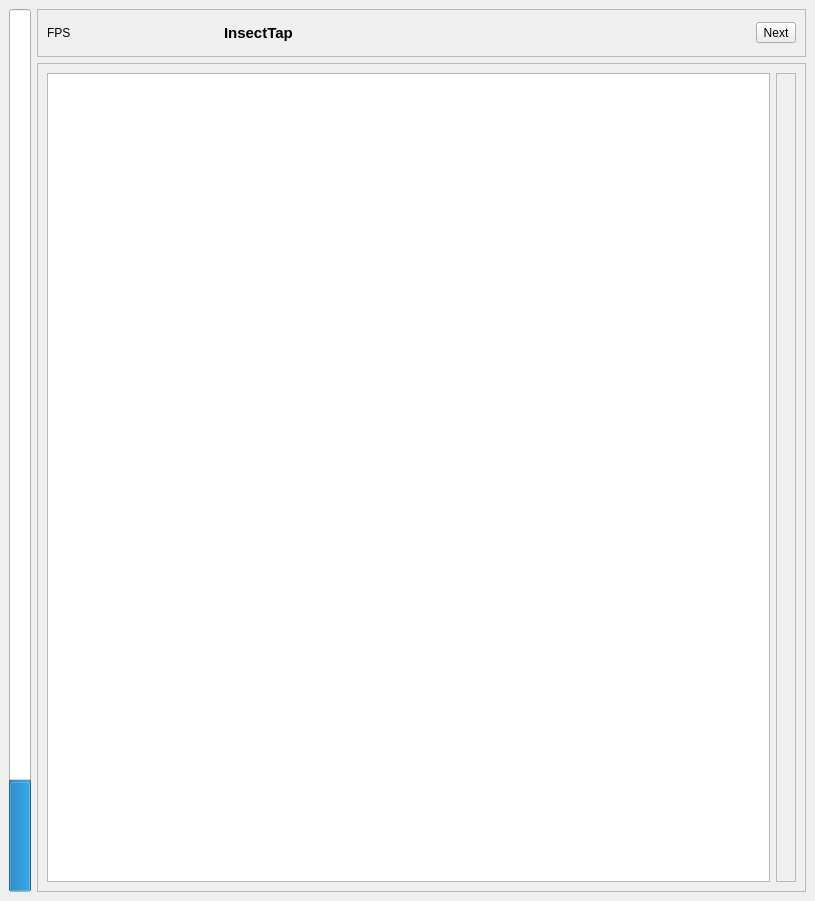
<?xml version="1.0" encoding="UTF-8"?>
<ui version="4.0">
 <class>MainWindow</class>
 <widget class="QMainWindow" name="MainWindow">
  <property name="geometry">
   <rect>
    <x>0</x>
    <y>0</y>
    <width>815</width>
    <height>901</height>
   </rect>
  </property>
  <property name="windowTitle">
   <string>MainWindow</string>
  </property>
  <widget class="QWidget" name="centralwidget">
   <layout class="QHBoxLayout" name="horizontalLayout">
    <item>
     <widget class="QProgressBar" name="pbLevel">
      <property name="maximum">
       <number>1000</number>
      </property>
      <property name="value">
       <number>123</number>
      </property>
      <property name="textVisible">
       <bool>false</bool>
      </property>
      <property name="orientation">
       <enum>Qt::Vertical</enum>
      </property>
     </widget>
    </item>
    <item>
     <widget class="QFrame" name="frame">
      <property name="frameShape">
       <enum>QFrame::NoFrame</enum>
      </property>
      <property name="frameShadow">
       <enum>QFrame::Plain</enum>
      </property>
      <layout class="QGridLayout" name="gridLayout">
       <property name="margin">
        <number>0</number>
       </property>
       <item row="1" column="0">
        <widget class="QFrame" name="frame_2">
         <property name="frameShape">
          <enum>QFrame::StyledPanel</enum>
         </property>
         <property name="frameShadow">
          <enum>QFrame::Raised</enum>
         </property>
         <layout class="QHBoxLayout" name="horizontalLayout_2">
          <item>
           <widget class="PlotWidget" name="grFFT_long"/>
          </item>
          <item>
           <widget class="QFrame" name="frame_4">
            <property name="frameShape">
             <enum>QFrame::StyledPanel</enum>
            </property>
            <property name="frameShadow">
             <enum>QFrame::Raised</enum>
            </property>
            <layout class="QVBoxLayout" name="verticalLayout">
             <item>
              <widget class="QLabel" name="img_gk">
               <property name="text">
                <string>&lt;html&gt;&lt;head/&gt;&lt;body&gt;&lt;p&gt;&lt;img src=&quot;:/bug/picture/mini/Getreidekapuziner.png&quot;/&gt;&lt;/p&gt;&lt;/body&gt;&lt;/html&gt;</string>
               </property>
              </widget>
             </item>
             <item>
              <widget class="QLabel" name="img_kk">
               <property name="text">
                <string>&lt;html&gt;&lt;head/&gt;&lt;body&gt;&lt;p&gt;&lt;img src=&quot;:/bug/picture/mini/Kornkaefer.png&quot;/&gt;&lt;/p&gt;&lt;/body&gt;&lt;/html&gt;</string>
               </property>
              </widget>
             </item>
             <item>
              <widget class="QLabel" name="logo_it">
               <property name="text">
                <string>&lt;html&gt;&lt;head/&gt;&lt;body&gt;&lt;p align=&quot;center&quot;&gt;&lt;img src=&quot;:/logo/picture/insecttap.png&quot;/&gt;&lt;/p&gt;&lt;/body&gt;&lt;/html&gt;</string>
               </property>
              </widget>
             </item>
             <item>
              <widget class="QLabel" name="logo_uni">
               <property name="text">
                <string>&lt;html&gt;&lt;head/&gt;&lt;body&gt;&lt;p align=&quot;center&quot;&gt;&lt;img src=&quot;:/logo/picture/uni_logo.gif&quot;/&gt;&lt;/p&gt;&lt;/body&gt;&lt;/html&gt;</string>
               </property>
              </widget>
             </item>
            </layout>
           </widget>
          </item>
         </layout>
        </widget>
       </item>
       <item row="0" column="0">
        <widget class="QFrame" name="frame_3">
         <property name="frameShape">
          <enum>QFrame::StyledPanel</enum>
         </property>
         <property name="frameShadow">
          <enum>QFrame::Raised</enum>
         </property>
         <layout class="QHBoxLayout" name="horizontalLayout_3">
          <item>
           <widget class="QLabel" name="label_fps">
            <property name="text">
             <string>FPS</string>
            </property>
           </widget>
          </item>
          <item>
           <widget class="QLabel" name="label">
            <property name="text">
             <string>&lt;!DOCTYPE HTML PUBLIC &quot;-//W3C//DTD HTML 4.0//EN&quot; &quot;http://www.w3.org/TR/REC-html40/strict.dtd&quot;&gt;
&lt;html&gt;&lt;head&gt;&lt;meta name=&quot;qrichtext&quot; content=&quot;1&quot; /&gt;&lt;style type=&quot;text/css&quot;&gt;
p, li { white-space: pre-wrap; }
&lt;/style&gt;&lt;/head&gt;&lt;body style=&quot; font-family:'Sans'; font-size:9pt; font-weight:400; font-style:normal;&quot;&gt;
&lt;p style=&quot; margin-top:12px; margin-bottom:12px; margin-left:0px; margin-right:0px; -qt-block-indent:0; text-indent:0px;&quot;&gt;&lt;span style=&quot; font-size:11pt; font-weight:600;&quot;&gt;InsectTap&lt;/span&gt;&lt;/p&gt;&lt;/body&gt;&lt;/html&gt;</string>
            </property>
           </widget>
          </item>
          <item>
           <widget class="QLabel" name="label_2">
            <property name="text">
             <string>&lt;html&gt;&lt;head/&gt;&lt;body&gt;&lt;p align=&quot;right&quot;&gt;&lt;img src=&quot;:/logo/picture/ptble.jpg&quot;/&gt;&lt;/p&gt;&lt;/body&gt;&lt;/html&gt;</string>
            </property>
           </widget>
          </item>
          <item>
           <widget class="QLabel" name="label_top">
            <property name="text">
             <string>&lt;html&gt;&lt;head/&gt;&lt;body&gt;&lt;p&gt;&lt;br/&gt;&lt;/p&gt;&lt;/body&gt;&lt;/html&gt;</string>
            </property>
           </widget>
          </item>
          <item>
           <widget class="QToolButton" name="nextView">
            <property name="text">
             <string>Next</string>
            </property>
           </widget>
          </item>
         </layout>
        </widget>
       </item>
      </layout>
     </widget>
    </item>
   </layout>
  </widget>
  <action name="actionNext">
   <property name="text">
    <string>next</string>
   </property>
  </action>
 </widget>
 <customwidgets>
  <customwidget>
   <class>PlotWidget</class>
   <extends>QGraphicsView</extends>
   <header>pyqtgraph</header>
  </customwidget>
 </customwidgets>
 <resources>
  <include location="ressources.qrc"/>
 </resources>
 <connections/>
</ui>
